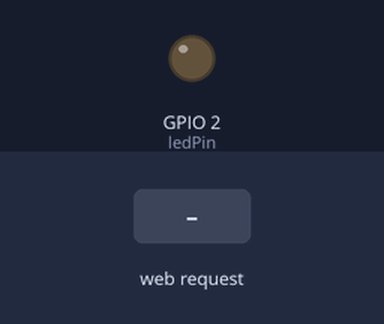
Bench run of a program on a simulated ESP32. On the bench: output pins drawn as LEDs (lit = HIGH). The test bench sets the inputs (shaded band). WiFi joins after 1.5 s; servers stay silent unless stated; what the program prints to the serial monitor is not drawn.

Above: at 3.2 s.
3.3 s: HTTP request GET /led/on received
At 3.9 s:
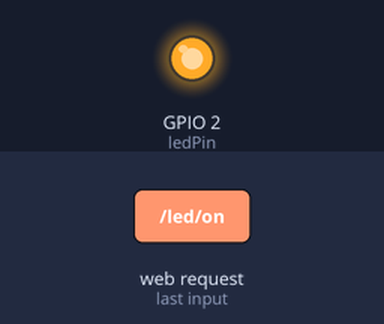
4.8 s: HTTP request GET /led/off received
At 5.1 s:
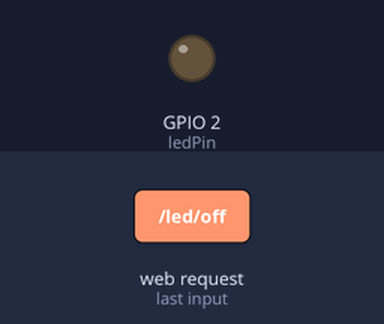
Timing chart, 0 to 7.8 s (numbered marks = the images above; inputs shaded):
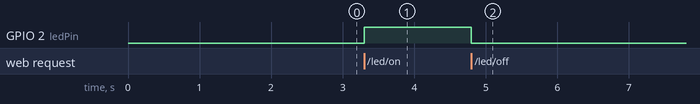

Measured:
- after the input at 3.3 s, GPIO 2 (ledPin): LOW → HIGH at once
- after the input at 4.8 s, GPIO 2 (ledPin): HIGH → LOW at once

The program:

main.cpp
```cpp
#include <WiFi.h>
#include <WebServer.h>
#include <ESPmDNS.h>

// Replace with your network credentials
const char* ssid = "YOUR_SSID";
const char* password = "YOUR_PASSWORD";

WebServer server(80);

// Pins
const int ledPin = 2;  // Change to the pin where your LED is connected
const int sensorPin = 34;  // Change to the pin where your sensor is connected

void handleRoot() {
  // Read sensor value
  int sensorValue = analogRead(sensorPin);
  float voltage = sensorValue * (3.3 / 4095.0);

  // HTML content
  String html = "<html><body>";
  html += "<h1>ESP32 Web Server</h1>";
  html += "<p>Voltage: " + String(voltage, 2) + "V</p>";
  html += "<button onclick=\"location.href='/led/on'\">Turn LED ON</button>";
  html += "<button onclick=\"location.href='/led/off'\">Turn LED OFF</button>";
  html += "</body></html>";

  server.send(200, "text/html", html);
}

void handleLEDOn() {
  digitalWrite(ledPin, HIGH);
  server.sendHeader("Location", "/");
  server.send(303);
}

void handleLEDOff() {
  digitalWrite(ledPin, LOW);
  server.sendHeader("Location", "/");
  server.send(303);
}

void setup() {
  Serial.begin(115200);
  pinMode(ledPin, OUTPUT);
  pinMode(sensorPin, INPUT);

  // Connect to Wi-Fi
  WiFi.begin(ssid, password);
  while (WiFi.status() != WL_CONNECTED) {
    delay(1000);
    Serial.println("Connecting to WiFi...");
  }
  Serial.println("Connected to WiFi");

  // Start the server
  server.on("/", handleRoot);
  server.on("/led/on", handleLEDOn);
  server.on("/led/off", handleLEDOff);
  server.begin();

  // Print the IP address
  Serial.println(WiFi.localIP());
}

void loop() {
  server.handleClient();
}
```
